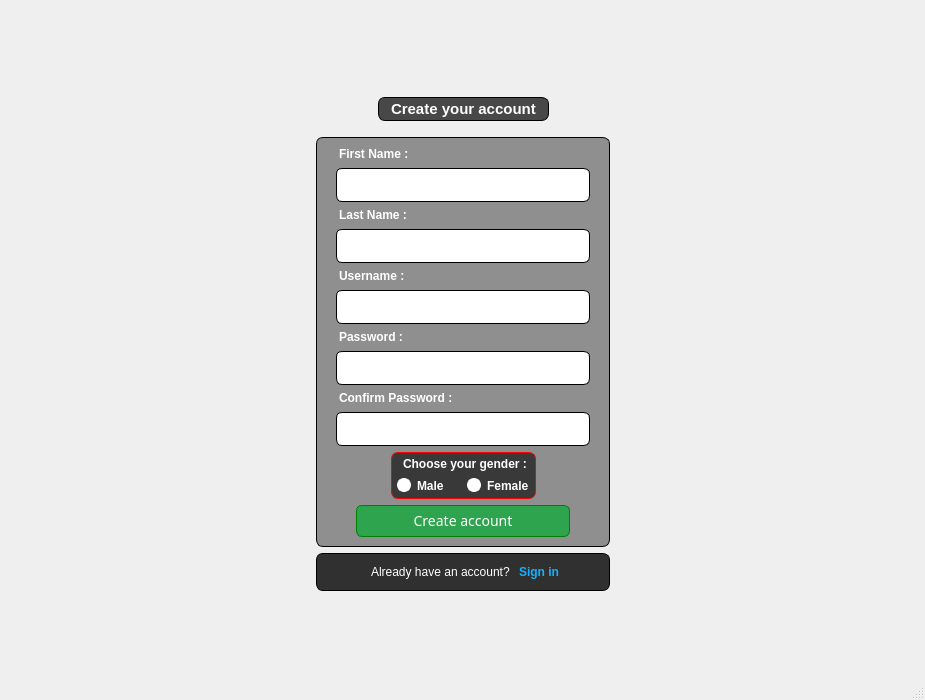
<?xml version="1.0" encoding="UTF-8"?>
<ui version="4.0">
 <class>SignUp</class>
 <widget class="QMainWindow" name="SignUp">
  <property name="geometry">
   <rect>
    <x>0</x>
    <y>0</y>
    <width>925</width>
    <height>700</height>
   </rect>
  </property>
  <property name="windowTitle">
   <string>MainWindow</string>
  </property>
  <property name="styleSheet">
   <string notr="true">#centralwidget
{
	border-image: url(:/img/C:/Users/DELTAcomputer/Desktop/lib1.jpg);
}

QRadioButton {
    color: white;
}

QRadioButton::indicator {
    width: 10px;
    height: 10px;
    border-radius: 7px;
}

QRadioButton::indicator:checked {
    background-color: red;
    border: 2px solid white;
}

QRadioButton::indicator:unchecked {
    background-color:  white;
    border: 2px solid white;
}</string>
  </property>
  <widget class="QWidget" name="centralwidget">
   <layout class="QHBoxLayout" name="horizontalLayout_8">
    <item>
     <spacer name="horizontalSpacer">
      <property name="orientation">
       <enum>Qt::Horizontal</enum>
      </property>
      <property name="sizeHint" stdset="0">
       <size>
        <width>40</width>
        <height>20</height>
       </size>
      </property>
     </spacer>
    </item>
    <item>
     <layout class="QHBoxLayout" name="horizontalLayout">
      <property name="leftMargin">
       <number>20</number>
      </property>
      <property name="topMargin">
       <number>20</number>
      </property>
      <property name="rightMargin">
       <number>20</number>
      </property>
      <property name="bottomMargin">
       <number>20</number>
      </property>
      <item>
       <spacer name="horizontalSpacer_7">
        <property name="orientation">
         <enum>Qt::Horizontal</enum>
        </property>
        <property name="sizeHint" stdset="0">
         <size>
          <width>40</width>
          <height>20</height>
         </size>
        </property>
       </spacer>
      </item>
      <item>
       <layout class="QVBoxLayout" name="verticalLayout_10">
        <property name="leftMargin">
         <number>20</number>
        </property>
        <property name="topMargin">
         <number>5</number>
        </property>
        <property name="rightMargin">
         <number>20</number>
        </property>
        <property name="bottomMargin">
         <number>5</number>
        </property>
        <item>
         <spacer name="verticalSpacer_8">
          <property name="orientation">
           <enum>Qt::Vertical</enum>
          </property>
          <property name="sizeHint" stdset="0">
           <size>
            <width>294</width>
            <height>13</height>
           </size>
          </property>
         </spacer>
        </item>
        <item>
         <layout class="QHBoxLayout" name="horizontalLayout_7">
          <property name="leftMargin">
           <number>5</number>
          </property>
          <property name="topMargin">
           <number>10</number>
          </property>
          <property name="rightMargin">
           <number>5</number>
          </property>
          <property name="bottomMargin">
           <number>10</number>
          </property>
          <item>
           <spacer name="horizontalSpacer_9">
            <property name="orientation">
             <enum>Qt::Horizontal</enum>
            </property>
            <property name="sizeHint" stdset="0">
             <size>
              <width>40</width>
              <height>20</height>
             </size>
            </property>
           </spacer>
          </item>
          <item>
           <widget class="QLabel" name="CreateLabel">
            <property name="font">
             <font>
              <pointsize>-1</pointsize>
              <weight>75</weight>
              <bold>true</bold>
             </font>
            </property>
            <property name="styleSheet">
             <string notr="true">#CreateLabel
{
font-size: 15px;
    letter-spacing: -.50px;
color : white;
border : 1.25px solid black;
border-radius : 7px;
background-color : rgba(0, 0, 0,0.7);
    padding: 2px 8px;

}</string>
            </property>
            <property name="text">
             <string>Create your account</string>
            </property>
           </widget>
          </item>
          <item>
           <spacer name="horizontalSpacer_10">
            <property name="orientation">
             <enum>Qt::Horizontal</enum>
            </property>
            <property name="sizeHint" stdset="0">
             <size>
              <width>40</width>
              <height>20</height>
             </size>
            </property>
           </spacer>
          </item>
         </layout>
        </item>
        <item>
         <widget class="QWidget" name="LAY" native="true">
          <property name="styleSheet">
           <string notr="true">#LAY
{
background-color : rgba(0, 0, 0,0.4);
border : 1.25px solid black;
border-radius : 7px;
}</string>
          </property>
          <layout class="QVBoxLayout" name="verticalLayout_6">
           <property name="leftMargin">
            <number>20</number>
           </property>
           <property name="topMargin">
            <number>10</number>
           </property>
           <property name="rightMargin">
            <number>20</number>
           </property>
           <property name="bottomMargin">
            <number>10</number>
           </property>
           <item>
            <layout class="QVBoxLayout" name="verticalLayout">
             <item>
              <widget class="QLabel" name="FirstLabel">
               <property name="font">
                <font>
                 <weight>75</weight>
                 <bold>true</bold>
                </font>
               </property>
               <property name="styleSheet">
                <string notr="true">#FirstLabel
{
color : white;
margin-bottom:1px;
}</string>
               </property>
               <property name="text">
                <string>First Name :</string>
               </property>
              </widget>
             </item>
             <item>
              <widget class="QLineEdit" name="FirstLine">
               <property name="palette">
                <palette>
                 <active>
                  <colorrole role="WindowText">
                   <brush brushstyle="SolidPattern">
                    <color alpha="255">
                     <red>36</red>
                     <green>41</green>
                     <blue>46</blue>
                    </color>
                   </brush>
                  </colorrole>
                  <colorrole role="Button">
                   <brush brushstyle="SolidPattern">
                    <color alpha="255">
                     <red>255</red>
                     <green>255</green>
                     <blue>255</blue>
                    </color>
                   </brush>
                  </colorrole>
                  <colorrole role="Text">
                   <brush brushstyle="SolidPattern">
                    <color alpha="255">
                     <red>36</red>
                     <green>41</green>
                     <blue>46</blue>
                    </color>
                   </brush>
                  </colorrole>
                  <colorrole role="ButtonText">
                   <brush brushstyle="SolidPattern">
                    <color alpha="255">
                     <red>36</red>
                     <green>41</green>
                     <blue>46</blue>
                    </color>
                   </brush>
                  </colorrole>
                  <colorrole role="Base">
                   <brush brushstyle="SolidPattern">
                    <color alpha="255">
                     <red>255</red>
                     <green>255</green>
                     <blue>255</blue>
                    </color>
                   </brush>
                  </colorrole>
                  <colorrole role="Window">
                   <brush brushstyle="SolidPattern">
                    <color alpha="255">
                     <red>255</red>
                     <green>255</green>
                     <blue>255</blue>
                    </color>
                   </brush>
                  </colorrole>
                  <colorrole role="PlaceholderText">
                   <brush brushstyle="NoBrush">
                    <color alpha="128">
                     <red>36</red>
                     <green>41</green>
                     <blue>46</blue>
                    </color>
                   </brush>
                  </colorrole>
                 </active>
                 <inactive>
                  <colorrole role="WindowText">
                   <brush brushstyle="SolidPattern">
                    <color alpha="255">
                     <red>36</red>
                     <green>41</green>
                     <blue>46</blue>
                    </color>
                   </brush>
                  </colorrole>
                  <colorrole role="Button">
                   <brush brushstyle="SolidPattern">
                    <color alpha="255">
                     <red>255</red>
                     <green>255</green>
                     <blue>255</blue>
                    </color>
                   </brush>
                  </colorrole>
                  <colorrole role="Text">
                   <brush brushstyle="SolidPattern">
                    <color alpha="255">
                     <red>36</red>
                     <green>41</green>
                     <blue>46</blue>
                    </color>
                   </brush>
                  </colorrole>
                  <colorrole role="ButtonText">
                   <brush brushstyle="SolidPattern">
                    <color alpha="255">
                     <red>36</red>
                     <green>41</green>
                     <blue>46</blue>
                    </color>
                   </brush>
                  </colorrole>
                  <colorrole role="Base">
                   <brush brushstyle="SolidPattern">
                    <color alpha="255">
                     <red>255</red>
                     <green>255</green>
                     <blue>255</blue>
                    </color>
                   </brush>
                  </colorrole>
                  <colorrole role="Window">
                   <brush brushstyle="SolidPattern">
                    <color alpha="255">
                     <red>255</red>
                     <green>255</green>
                     <blue>255</blue>
                    </color>
                   </brush>
                  </colorrole>
                  <colorrole role="PlaceholderText">
                   <brush brushstyle="NoBrush">
                    <color alpha="128">
                     <red>36</red>
                     <green>41</green>
                     <blue>46</blue>
                    </color>
                   </brush>
                  </colorrole>
                 </inactive>
                 <disabled>
                  <colorrole role="WindowText">
                   <brush brushstyle="SolidPattern">
                    <color alpha="255">
                     <red>36</red>
                     <green>41</green>
                     <blue>46</blue>
                    </color>
                   </brush>
                  </colorrole>
                  <colorrole role="Button">
                   <brush brushstyle="SolidPattern">
                    <color alpha="255">
                     <red>255</red>
                     <green>255</green>
                     <blue>255</blue>
                    </color>
                   </brush>
                  </colorrole>
                  <colorrole role="Text">
                   <brush brushstyle="SolidPattern">
                    <color alpha="255">
                     <red>36</red>
                     <green>41</green>
                     <blue>46</blue>
                    </color>
                   </brush>
                  </colorrole>
                  <colorrole role="ButtonText">
                   <brush brushstyle="SolidPattern">
                    <color alpha="255">
                     <red>36</red>
                     <green>41</green>
                     <blue>46</blue>
                    </color>
                   </brush>
                  </colorrole>
                  <colorrole role="Base">
                   <brush brushstyle="SolidPattern">
                    <color alpha="255">
                     <red>255</red>
                     <green>255</green>
                     <blue>255</blue>
                    </color>
                   </brush>
                  </colorrole>
                  <colorrole role="Window">
                   <brush brushstyle="SolidPattern">
                    <color alpha="255">
                     <red>255</red>
                     <green>255</green>
                     <blue>255</blue>
                    </color>
                   </brush>
                  </colorrole>
                  <colorrole role="PlaceholderText">
                   <brush brushstyle="NoBrush">
                    <color alpha="128">
                     <red>36</red>
                     <green>41</green>
                     <blue>46</blue>
                    </color>
                   </brush>
                  </colorrole>
                 </disabled>
                </palette>
               </property>
               <property name="styleSheet">
                <string notr="true">#FirstLine
{
border: 1px solid;
border-radius: 6px;
background-repeat: no-repeat;
background-position: right 8px center;
padding: 5px 12px;
font-size: 14px;
line-height: 20px;
color : rgb(36, 41, 46);
vertical-align: middle;
background-color: rgb(255, 255, 255);
font-family: inherit;
font: inherit;
margin: 0;
width: 100%;
placeholdertext-color:red;
}

::-webkit-input-placeholder{
color : red;
transition : ;
}
</string>
               </property>
               <property name="text">
                <string/>
               </property>
               <property name="placeholderText">
                <string/>
               </property>
              </widget>
             </item>
            </layout>
           </item>
           <item>
            <layout class="QVBoxLayout" name="verticalLayout_2">
             <item>
              <widget class="QLabel" name="LastLabel">
               <property name="font">
                <font>
                 <weight>75</weight>
                 <bold>true</bold>
                </font>
               </property>
               <property name="styleSheet">
                <string notr="true">#LastLabel
{
color : white;
margin-bottom:1px;
}</string>
               </property>
               <property name="text">
                <string>Last Name :</string>
               </property>
              </widget>
             </item>
             <item>
              <widget class="QLineEdit" name="LastLine">
               <property name="styleSheet">
                <string notr="true">#LastLine
{
border: 1px solid;
border-radius: 6px;
background-repeat: no-repeat;
background-position: right 8px center;
padding: 5px 12px;
font-size: 14px;
line-height: 20px;
color : rgb(36, 41, 46);
vertical-align: middle;
background-color: rgb(255, 255, 255);
font-family: inherit;
font: inherit;
margin: 0;
width: 100%;
}</string>
               </property>
              </widget>
             </item>
            </layout>
           </item>
           <item>
            <layout class="QVBoxLayout" name="verticalLayout_3">
             <item>
              <widget class="QLabel" name="UserLabel">
               <property name="font">
                <font>
                 <weight>75</weight>
                 <bold>true</bold>
                </font>
               </property>
               <property name="styleSheet">
                <string notr="true">#UserLabel
{
color : white;
margin-bottom:1px;
}</string>
               </property>
               <property name="text">
                <string>Username :</string>
               </property>
              </widget>
             </item>
             <item>
              <widget class="QLineEdit" name="UserLine">
               <property name="styleSheet">
                <string notr="true">#UserLine
{
border: 1px solid;
border-radius: 6px;
background-repeat: no-repeat;
background-position: right 8px center;
padding: 5px 12px;
font-size: 14px;
line-height: 20px;
color : rgb(36, 41, 46);
vertical-align: middle;
background-color: rgb(255, 255, 255);
box-shadow: insert 0 1px 0 rgb(255,225,238,0.2);
font-family: inherit;
font: inherit;
margin: 0;
box-sizing: border-box;
width: 100%;
}</string>
               </property>
              </widget>
             </item>
            </layout>
           </item>
           <item>
            <layout class="QVBoxLayout" name="verticalLayout_4">
             <item>
              <widget class="QLabel" name="PassLabel">
               <property name="font">
                <font>
                 <weight>75</weight>
                 <bold>true</bold>
                </font>
               </property>
               <property name="styleSheet">
                <string notr="true">#PassLabel
{
color : white;
margin-bottom:1px;
}</string>
               </property>
               <property name="text">
                <string>Password :</string>
               </property>
              </widget>
             </item>
             <item>
              <widget class="QLineEdit" name="PassLine">
               <property name="styleSheet">
                <string notr="true">#PassLine
{
border: 1px solid;
border-radius: 6px;
background-repeat: no-repeat;
background-position: right 8px center;
padding: 5px 12px;
font-size: 14px;
line-height: 20px;
color : rgb(36, 41, 46);
vertical-align: middle;
background-color: rgb(255, 255, 255);
font-family: inherit;
font: inherit;
margin: 0;
width: 100%;
}</string>
               </property>
               <property name="echoMode">
                <enum>QLineEdit::Password</enum>
               </property>
              </widget>
             </item>
            </layout>
           </item>
           <item>
            <layout class="QVBoxLayout" name="verticalLayout_5">
             <item>
              <widget class="QLabel" name="ConfirmPassLabel">
               <property name="font">
                <font>
                 <weight>75</weight>
                 <bold>true</bold>
                </font>
               </property>
               <property name="styleSheet">
                <string notr="true">#ConfirmPassLabel
{
color : white;
margin-bottom:1px;
}</string>
               </property>
               <property name="text">
                <string>Confirm Password :</string>
               </property>
              </widget>
             </item>
             <item>
              <widget class="QLineEdit" name="ConfirmPassLine">
               <property name="styleSheet">
                <string notr="true">#ConfirmPassLine
{
border: 1px solid;
border-radius: 6px;
background-repeat: no-repeat;
background-position: right 8px center;
padding: 5px 12px;
font-size: 14px;
line-height: 20px;
color : rgb(36, 41, 46);
vertical-align: middle;
background-color: rgb(255, 255, 255);
font-family: inherit;
font: inherit;
margin: 0;
width: 100%;
}</string>
               </property>
               <property name="echoMode">
                <enum>QLineEdit::Password</enum>
               </property>
              </widget>
             </item>
            </layout>
           </item>
           <item>
            <layout class="QHBoxLayout" name="horizontalLayout_4">
             <property name="leftMargin">
              <number>0</number>
             </property>
             <property name="topMargin">
              <number>0</number>
             </property>
             <property name="rightMargin">
              <number>0</number>
             </property>
             <property name="bottomMargin">
              <number>0</number>
             </property>
             <item>
              <spacer name="horizontalSpacer_6">
               <property name="orientation">
                <enum>Qt::Horizontal</enum>
               </property>
               <property name="sizeHint" stdset="0">
                <size>
                 <width>40</width>
                 <height>20</height>
                </size>
               </property>
              </spacer>
             </item>
             <item>
              <layout class="QVBoxLayout" name="verticalLayout_8">
               <property name="leftMargin">
                <number>0</number>
               </property>
               <property name="topMargin">
                <number>0</number>
               </property>
               <property name="rightMargin">
                <number>0</number>
               </property>
               <property name="bottomMargin">
                <number>0</number>
               </property>
               <item>
                <widget class="QWidget" name="layout" native="true">
                 <property name="styleSheet">
                  <string notr="true">#layout
{
background-color : rgba(0, 0, 0,0.6);
border : 1.25px solid red;
border-radius : 7px;
}</string>
                 </property>
                 <layout class="QVBoxLayout" name="verticalLayout_12">
                  <property name="leftMargin">
                   <number>6</number>
                  </property>
                  <property name="topMargin">
                   <number>5</number>
                  </property>
                  <property name="rightMargin">
                   <number>5</number>
                  </property>
                  <property name="bottomMargin">
                   <number>5</number>
                  </property>
                  <item>
                   <layout class="QVBoxLayout" name="verticalLayout_9">
                    <property name="leftMargin">
                     <number>3</number>
                    </property>
                    <property name="topMargin">
                     <number>0</number>
                    </property>
                    <property name="rightMargin">
                     <number>0</number>
                    </property>
                    <property name="bottomMargin">
                     <number>0</number>
                    </property>
                    <item>
                     <widget class="QLabel" name="SexLabel">
                      <property name="font">
                       <font>
                        <weight>75</weight>
                        <bold>true</bold>
                       </font>
                      </property>
                      <property name="styleSheet">
                       <string notr="true">#SexLabel
{
color : white;
margin-bottom:1px;
}</string>
                      </property>
                      <property name="text">
                       <string>Choose your gender :</string>
                      </property>
                     </widget>
                    </item>
                   </layout>
                  </item>
                  <item>
                   <layout class="QHBoxLayout" name="horizontalLayout_6">
                    <property name="leftMargin">
                     <number>0</number>
                    </property>
                    <property name="topMargin">
                     <number>0</number>
                    </property>
                    <property name="rightMargin">
                     <number>0</number>
                    </property>
                    <property name="bottomMargin">
                     <number>0</number>
                    </property>
                    <item>
                     <widget class="QRadioButton" name="MaleRadio">
                      <property name="font">
                       <font>
                        <weight>75</weight>
                        <bold>true</bold>
                       </font>
                      </property>
                      <property name="cursor">
                       <cursorShape>PointingHandCursor</cursorShape>
                      </property>
                      <property name="styleSheet">
                       <string notr="true">#MaleRadio
{
color : white;
margin-bottom:1px;
}</string>
                      </property>
                      <property name="text">
                       <string>Male</string>
                      </property>
                     </widget>
                    </item>
                    <item>
                     <widget class="QRadioButton" name="FemaleRadio">
                      <property name="font">
                       <font>
                        <weight>75</weight>
                        <bold>true</bold>
                       </font>
                      </property>
                      <property name="cursor">
                       <cursorShape>PointingHandCursor</cursorShape>
                      </property>
                      <property name="styleSheet">
                       <string notr="true">#FemaleRadio
{
color : white;
margin-bottom:1px;
}</string>
                      </property>
                      <property name="text">
                       <string>Female</string>
                      </property>
                     </widget>
                    </item>
                   </layout>
                  </item>
                 </layout>
                </widget>
               </item>
              </layout>
             </item>
             <item>
              <spacer name="horizontalSpacer_5">
               <property name="orientation">
                <enum>Qt::Horizontal</enum>
               </property>
               <property name="sizeHint" stdset="0">
                <size>
                 <width>40</width>
                 <height>20</height>
                </size>
               </property>
              </spacer>
             </item>
            </layout>
           </item>
           <item>
            <layout class="QHBoxLayout" name="horizontalLayout_2">
             <property name="leftMargin">
              <number>20</number>
             </property>
             <property name="topMargin">
              <number>0</number>
             </property>
             <property name="rightMargin">
              <number>20</number>
             </property>
             <property name="bottomMargin">
              <number>0</number>
             </property>
             <item>
              <widget class="QPushButton" name="CreateBtn">
               <property name="font">
                <font>
                 <family>inherit</family>
                 <pointsize>-1</pointsize>
                 <weight>50</weight>
                 <italic>false</italic>
                 <bold>false</bold>
                </font>
               </property>
               <property name="cursor">
                <cursorShape>PointingHandCursor</cursorShape>
               </property>
               <property name="styleSheet">
                <string notr="true">#CreateBtn
{
color: rgb(255, 255, 255);
background-color: rgb(46, 164, 79);
    width: 100%;
    text-align: center;
position: relative;
    font-size: 14px;
    font-weight: 500;
    line-height: 20px;
    white-space: nowrap;
    vertical-align: middle;
font-family: inherit;
    border: 1px solid green;
    border-radius: 6px;
font: inherit;
    margin: 0;
    padding: 5px 16px;
}

#CreateBtn:hover
{
background-color: rgb(6, 143, 56);
}</string>
               </property>
               <property name="text">
                <string>Create account</string>
               </property>
              </widget>
             </item>
            </layout>
           </item>
          </layout>
         </widget>
        </item>
        <item>
         <widget class="QWidget" name="laye" native="true">
          <property name="styleSheet">
           <string notr="true">#laye
{
background-color : rgba(0, 0, 0,0.8);
border : 1.25px solid black;
border-radius : 7px;
}</string>
          </property>
          <layout class="QHBoxLayout" name="already">
           <item>
            <spacer name="horizontalSpacer_4">
             <property name="orientation">
              <enum>Qt::Horizontal</enum>
             </property>
             <property name="sizeHint" stdset="0">
              <size>
               <width>40</width>
               <height>20</height>
              </size>
             </property>
            </spacer>
           </item>
           <item>
            <widget class="QLabel" name="YesSignLabel">
             <property name="styleSheet">
              <string notr="true">#YesSignLabel
{
color : white;
margin-bottom:1px;
}</string>
             </property>
             <property name="text">
              <string>Already have an account?</string>
             </property>
            </widget>
           </item>
           <item>
            <widget class="QPushButton" name="SignBtn">
             <property name="font">
              <font>
               <weight>75</weight>
               <bold>true</bold>
              </font>
             </property>
             <property name="cursor">
              <cursorShape>PointingHandCursor</cursorShape>
             </property>
             <property name="styleSheet">
              <string notr="true">#SignBtn
{
color : rgb(16, 179, 255);
background-color: transparent;
border-radius : 7px;
}

#SignBtn:hover {
background-color: ;
text-decoration: underline;
}</string>
             </property>
             <property name="text">
              <string>Sign in</string>
             </property>
            </widget>
           </item>
           <item>
            <spacer name="horizontalSpacer_3">
             <property name="orientation">
              <enum>Qt::Horizontal</enum>
             </property>
             <property name="sizeHint" stdset="0">
              <size>
               <width>40</width>
               <height>20</height>
              </size>
             </property>
            </spacer>
           </item>
          </layout>
         </widget>
        </item>
        <item>
         <spacer name="verticalSpacer_7">
          <property name="orientation">
           <enum>Qt::Vertical</enum>
          </property>
          <property name="sizeHint" stdset="0">
           <size>
            <width>294</width>
            <height>13</height>
           </size>
          </property>
         </spacer>
        </item>
       </layout>
      </item>
      <item>
       <spacer name="horizontalSpacer_8">
        <property name="orientation">
         <enum>Qt::Horizontal</enum>
        </property>
        <property name="sizeHint" stdset="0">
         <size>
          <width>40</width>
          <height>20</height>
         </size>
        </property>
       </spacer>
      </item>
     </layout>
    </item>
    <item>
     <spacer name="horizontalSpacer_2">
      <property name="orientation">
       <enum>Qt::Horizontal</enum>
      </property>
      <property name="sizeHint" stdset="0">
       <size>
        <width>40</width>
        <height>20</height>
       </size>
      </property>
     </spacer>
    </item>
   </layout>
  </widget>
  <widget class="QMenuBar" name="menubar">
   <property name="geometry">
    <rect>
     <x>0</x>
     <y>0</y>
     <width>925</width>
     <height>26</height>
    </rect>
   </property>
  </widget>
  <widget class="QStatusBar" name="statusbar"/>
 </widget>
 <resources/>
 <connections/>
</ui>
